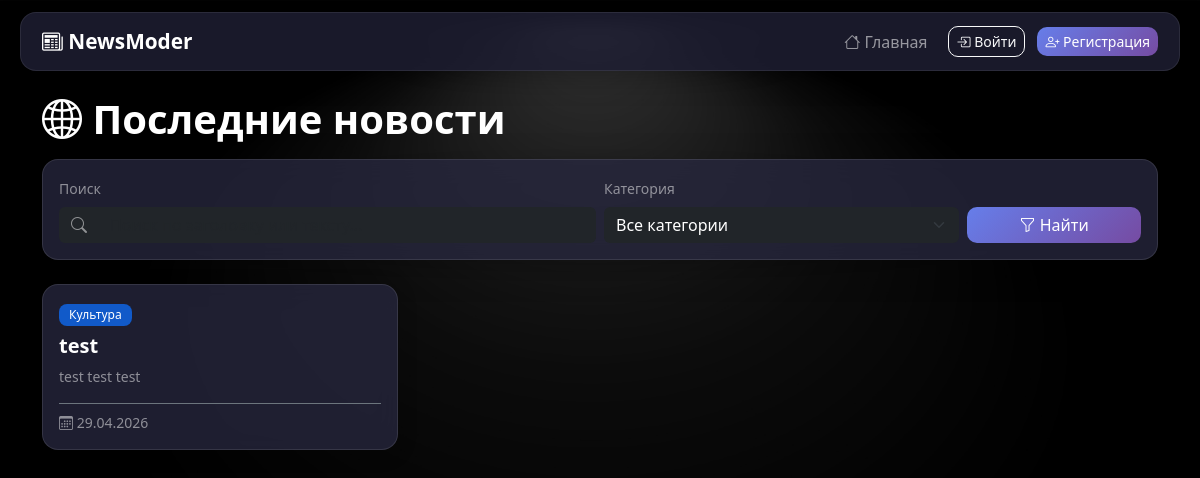
Before: / with the older database file.
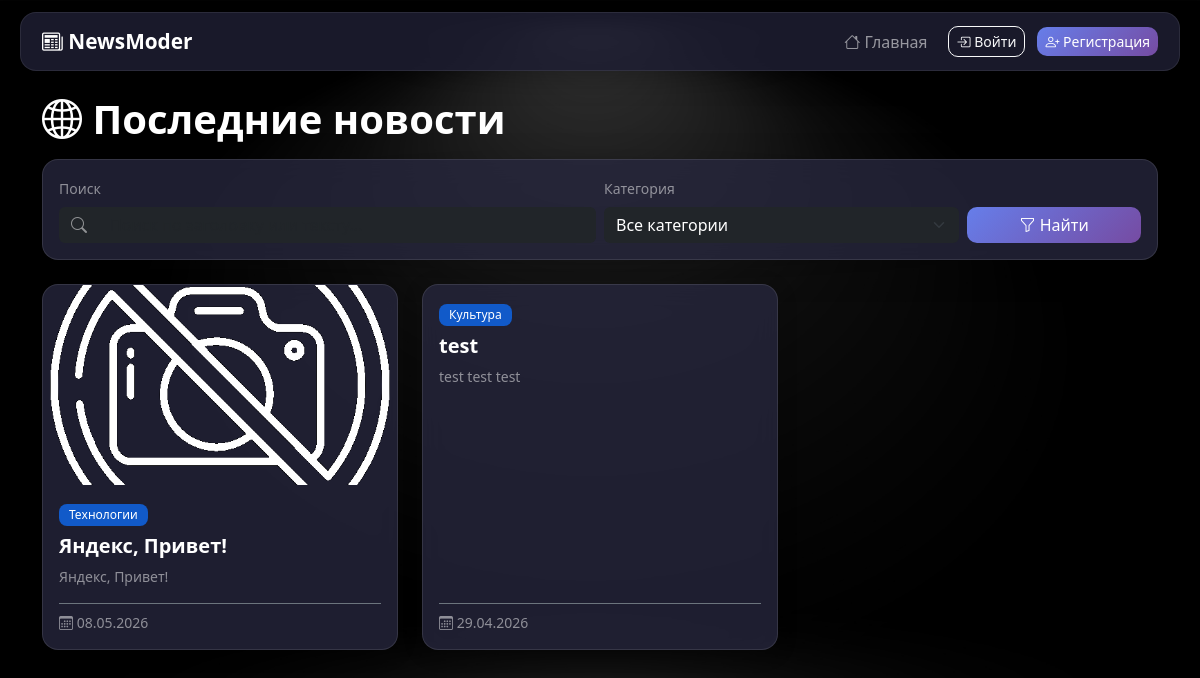
After: the same page with the newer database file.
### data/news.py (models this page shows)
class News(SqlAlchemyBase, UserMixin, SerializerMixin):
    __tablename__ = 'news'
    id = sqlalchemy.Column(sqlalchemy.Integer,
                           primary_key=True, autoincrement=True)
    title = sqlalchemy.Column(sqlalchemy.String, nullable=False)
    content = sqlalchemy.Column(sqlalchemy.String, nullable=False)
    author_id = sqlalchemy.Column(sqlalchemy.Integer, sqlalchemy.ForeignKey('users.id'), nullable=False)
    category_id = sqlalchemy.Column(sqlalchemy.Integer, sqlalchemy.ForeignKey('categories.id'), nullable=False)
    status = sqlalchemy.Column(sqlalchemy.String, nullable=False)
    moderation_comment = sqlalchemy.Column(sqlalchemy.String)
    created_at = sqlalchemy.Column(sqlalchemy.TIMESTAMP)
    published_at = sqlalchemy.Column(sqlalchemy.TIMESTAMP)
    image_filename = sqlalchemy.Column(sqlalchemy.String)
    author = orm.relationship('User', back_populates='news')
    category = orm.relationship('Categories', back_populates='news')
    moderation_logs = orm.relationship('ModerationLogs', back_populates='news')

### main.py (the view, shortened to what this page needs)
@app.route('/')
def index():
    db_sess = db_session.create_session()
    try:
        search_query = request.args.get('q', '')
        selected_category = request.args.get('category', '')
        query = db_sess.query(News)
        if selected_category and selected_category.isdigit():
            query = query.filter(News.category_id == int(selected_category))
        news_list = query.filter(News.status == 'Опубликовано').order_by(News.published_at.desc()).all()
        categories = db_sess.query(Categories).all()
        for news in news_list:
            author = db_sess.query(User).filter(User.id == news.author_id).first()
            news.author_name = author.username if author else 'Неизвестный автор'
            category = db_sess.query(Categories).filter(Categories.id == news.category_id).first()
            news.category_name = category.name if category else 'Без категории'
        return render_template('index.html',
                               news_list=news_list,
                               categories=categories,
                               search_query=search_query,
                               selected_category=selected_category,
                               current_user=current_user)
    finally:
        db_sess.close()

### data/db_session.py (called while the page is built)
def create_session() -> Session:
    global __factory
    return __factory()

### templates/index.html (shortened to what this page needs)
{% extends "base.html" %}
{% block content %}
<div class="mb-4">
    <h1 class="text-white fw-bold mb-3">
        <i class="bi bi-globe2"></i> Последние новости
    </h1>
    <div class="glass-card p-3 mb-4">
        <form method="GET" action="{{ url_for('index') }}">
            <div class="row g-2 align-items-end">
                <div class="col-md-6">
                    <label class="form-label text-white-50 small">Поиск</label>
                    <div class="input-group">
                        <span class="input-group-text bg-dark border-0 text-white-50">
                            <i class="bi bi-search"></i>
                        </span>
                        <input type="text" name="q" class="form-control bg-dark text-white border-0"
                               placeholder="Поиск по заголовку или тексту..."
                               value="{{ search_query if search_query else '' }}">
                    </div>
                </div>
                <div class="col-md-4">
                    <label class="form-label text-white-50 small">Категория</label>
                    <select name="category" class="form-select bg-dark text-white border-0">
                        <option value="">Все категории</option>
                    </select>
                </div>
                <div class="col-md-2">
                    <button type="submit" class="btn btn-primary w-100">
                        <i class="bi bi-funnel"></i> Найти
                    </button>
                </div>
            </div>
        </form>
    </div>
    {% if news_list %}
        <div class="row g-4">
            {% for article in news_list %}
                <div class="col-md-6 col-lg-4">
                    <div class="card news-card h-100">
                        {% if article.image_filename and article.image_filename.strip() %}
                            <img src="{{ url_for('static', filename=article.image_filename) }}"
                                        class="card-img-top news-card-img" alt="{{ article.title }}">
                        {% endif %}
                        <div class="card-body d-flex flex-column">
                            <div class="mb-2">
                                <span class="badge bg-primary bg-opacity-75">{{ article.category_name if article.category_name else 'Без категории' }}</span>
                            </div>
                            <h5 class="card-title text-white fw-semibold">
                                <a href="{{ url_for('view_news', id=article.id) }}" class="text-white text-decoration-none stretched-link">
                                    {{ article.title }}
                                </a>
                            </h5>
                            <p class="card-text text-white-50 small flex-grow-1">
                                {{ article.content|striptags|truncate(150) if article.content else 'Нет описания' }}
                            </p>
                            <div class="d-flex justify-content-between align-items-center mt-auto pt-2 border-top border-secondary">
                                <small class="text-white-50">
                                    <i class="bi bi-calendar3"></i>
                                        {% set date_obj = article.published_at if article.published_at else article.created_at %}
                                        {% if date_obj %}
                                            {{ date_obj.strftime('%d.%m.%Y') }}
                                        {% else %}
                                            Дата не указана
                                        {% endif %}
                                </small>
                            </div>
                        </div>
                    </div>
                </div>
            {% endfor %}
        </div>
    {% endif %}
</div>
{% endblock %}

### templates/base.html (shortened to what this page needs)
<!DOCTYPE html>
<html lang="ru">
<head>
    <link href="https://cdn.jsdelivr.net/npm/bootstrap@5.3.0/dist/css/bootstrap.min.css" rel="stylesheet">
    <link href="https://cdn.jsdelivr.net/npm/bootstrap-icons@1.11.0/font/bootstrap-icons.css" rel="stylesheet">
    <link rel="stylesheet" href="{{ url_for('static', filename='styles/style.css') }}">
</head>
<body>
<nav class="navbar navbar-expand-lg navbar-dark">
    <div class="container">
        <a class="navbar-brand fw-bold" href="{{ url_for('index') }}">
            <i class="bi bi-newspaper"></i> NewsModer
        </a>
        <div class="collapse navbar-collapse" id="navbarNav">
            <ul class="navbar-nav ms-auto align-items-center gap-2">
                <li class="nav-item">
                    <a class="nav-link" href="{{ url_for('index') }}">
                        <i class="bi bi-house"></i> Главная
                    </a>
                </li>
                {% if current_user.is_authenticated %}
                {% if current_user.is_banned == 0 %}
                <li class="nav-item">
                    <a class="nav-link" href="{{ url_for('add_news') }}">
                        <i class="bi bi-plus-circle"></i> Добавить
                    </a>
                </li>
                <li class="nav-item">
                    <a class="nav-link" href="{{ url_for('dashboard') }}">
                        <i class="bi bi-file-earmark-text"></i> Мои статьи
                    </a>
                </li>
                {% if current_user.level in ['moderator', 'admin'] %}
                <li class="nav-item">
                    <a class="nav-link" href="{{ url_for('moderation') }}">
                        <i class="bi bi-shield-check"></i> Модерация
                    </a>
                </li>
                {% endif %}
                {% if current_user.level == 'admin' %}
                <li class="nav-item">
                    <a class="nav-link" href="{{ url_for('admin') }}">
                        <i class="bi bi-shield-lock"></i> Админ-панель
                    </a>
                </li>
                {% endif %}
                {% else %}
                <li class="nav-item">
                    <span class="badge bg-danger">Аккаунт заблокирован</span>
                </li>
                {% endif %}
                <li class="nav-item">
            <span class="nav-link text-white-50">
                <i class="bi bi-person-circle"></i> {{ current_user.username }}
            </span>
                </li>
                <li class="nav-item">
                    <a class="btn btn-outline-light btn-sm" href="{{ url_for('logout') }}">
                        <i class="bi bi-box-arrow-right"></i> Выйти
                    </a>
                </li>
                {% else %}
                <li class="nav-item">
                    <a class="btn btn-outline-light btn-sm me-1" href="{{ url_for('login') }}">
                        <i class="bi bi-box-arrow-in-right"></i> Войти
                    </a>
                </li>
                <li class="nav-item">
                    <a class="btn btn-primary btn-sm" href="{{ url_for('register') }}">
                        <i class="bi bi-person-plus"></i> Регистрация
                    </a>
                </li>
                {% endif %}
            </ul>
        </div>
    </div>
</nav>
<div class="container mt-4 pb-5">
    {% block content %}{% endblock %}
</div>
</body>
</html>

### static/styles/style.css (style rules this page uses)
body { background-image: url('/static/images/background.jpg'); background-size: cover; background-position: center; background-attachment: fixed; background-repeat: no-repeat; margin: 0; padding: 0; font-family: 'Segoe UI', Tahoma, Geneva, Verdana, sans-serif; min-height: 100vh; color: #fff; }
body::before { content: ''; position: fixed; top: 0; left: 0; width: 100%; height: 100%; background: rgba(0, 0, 0, 0.6); z-index: -1; }
.navbar { background: rgba(30, 30, 50, 0.85) !important; backdrop-filter: blur(12px); -webkit-backdrop-filter: blur(12px); border-radius: 16px !important; margin: 12px 20px !important; border: 1px solid rgba(255, 255, 255, 0.08); box-shadow: 0 4px 30px rgba(0, 0, 0, 0.3); z-index: 1050; }
.navbar-brand { font-size: 1.3rem; }
.nav-link { transition: color 0.2s ease, background 0.2s ease; border-radius: 8px; padding: 6px 12px !important; }
.glass-card { background: rgba(40, 40, 65, 0.75); backdrop-filter: blur(14px); -webkit-backdrop-filter: blur(14px); border-radius: 16px; border: 1px solid rgba(255, 255, 255, 0.1); box-shadow: 0 8px 32px rgba(0, 0, 0, 0.25); }
.card.news-card { background: rgba(40, 40, 65, 0.75); backdrop-filter: blur(14px); -webkit-backdrop-filter: blur(14px); border: 1px solid rgba(255, 255, 255, 0.1); border-radius: 16px; overflow: hidden; transition: transform 0.25s ease, box-shadow 0.25s ease; box-shadow: 0 4px 20px rgba(0, 0, 0, 0.2); }
.news-card-img { height: 200px; object-fit: cover; }
.card-body { background: transparent; }
.container { background: transparent; }
.form-control, .form-select { transition: box-shadow 0.2s ease, border-color 0.2s ease; }
.btn { border-radius: 10px; font-weight: 500; transition: transform 0.15s ease, box-shadow 0.15s ease; }
.btn-primary { background: linear-gradient(135deg, #667eea 0%, #764ba2 100%); border: none; }
.badge { font-weight: 500; padding: 5px 10px; border-radius: 8px; }

Changed rows visible on the page:
added News: image_filename (placeholder picture), category_name "Технологии", title "Яндекс, Привет!", content "Яндекс, Привет!", strftime "08.05.2026"
